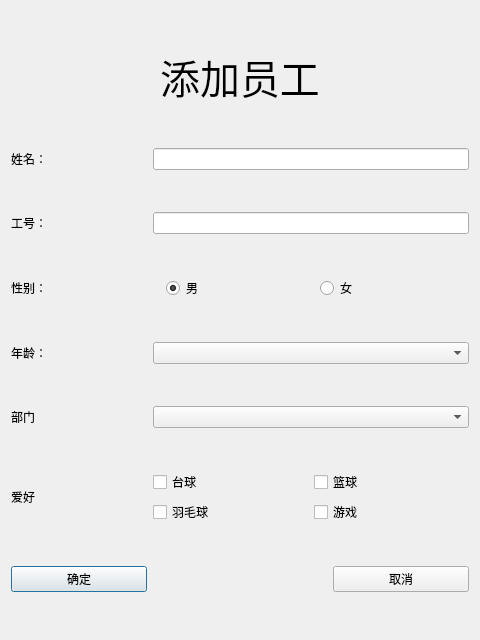
<?xml version="1.0" encoding="UTF-8"?>
<ui version="4.0">
 <class>AddEmp</class>
 <widget class="QDialog" name="AddEmp">
  <property name="geometry">
   <rect>
    <x>0</x>
    <y>0</y>
    <width>480</width>
    <height>640</height>
   </rect>
  </property>
  <property name="windowTitle">
   <string>添加员工</string>
  </property>
  <layout class="QVBoxLayout" name="verticalLayout">
   <item>
    <widget class="QLabel" name="label">
     <property name="sizePolicy">
      <sizepolicy hsizetype="Preferred" vsizetype="Fixed">
       <horstretch>0</horstretch>
       <verstretch>0</verstretch>
      </sizepolicy>
     </property>
     <property name="font">
      <font>
       <family>微软雅黑</family>
       <pointsize>30</pointsize>
      </font>
     </property>
     <property name="text">
      <string>添加员工</string>
     </property>
     <property name="alignment">
      <set>Qt::AlignCenter</set>
     </property>
    </widget>
   </item>
   <item>
    <layout class="QHBoxLayout" name="horizontalLayout" stretch="3,7">
     <item>
      <widget class="QLabel" name="label_2">
       <property name="text">
        <string>姓名：</string>
       </property>
      </widget>
     </item>
     <item>
      <widget class="QLineEdit" name="leName">
       <property name="clearButtonEnabled">
        <bool>true</bool>
       </property>
      </widget>
     </item>
    </layout>
   </item>
   <item>
    <layout class="QHBoxLayout" name="horizontalLayout_2" stretch="3,7">
     <item>
      <widget class="QLabel" name="label_3">
       <property name="text">
        <string>工号：</string>
       </property>
      </widget>
     </item>
     <item>
      <widget class="QLineEdit" name="leId">
       <property name="clearButtonEnabled">
        <bool>true</bool>
       </property>
      </widget>
     </item>
    </layout>
   </item>
   <item>
    <layout class="QHBoxLayout" name="horizontalLayout_3" stretch="3,3,3">
     <item>
      <widget class="QLabel" name="label_4">
       <property name="text">
        <string>性别：</string>
       </property>
      </widget>
     </item>
     <item>
      <widget class="QRadioButton" name="rbMale">
       <property name="text">
        <string>男</string>
       </property>
       <property name="checked">
        <bool>true</bool>
       </property>
      </widget>
     </item>
     <item>
      <widget class="QRadioButton" name="rbFemale">
       <property name="text">
        <string>女</string>
       </property>
      </widget>
     </item>
    </layout>
   </item>
   <item>
    <layout class="QHBoxLayout" name="horizontalLayout_4" stretch="3,7">
     <item>
      <widget class="QLabel" name="label_5">
       <property name="text">
        <string>年龄：</string>
       </property>
      </widget>
     </item>
     <item>
      <widget class="QComboBox" name="cbbAge">
       <property name="editable">
        <bool>false</bool>
       </property>
       <property name="currentText">
        <string/>
       </property>
      </widget>
     </item>
    </layout>
   </item>
   <item>
    <layout class="QHBoxLayout" name="horizontalLayout_5" stretch="3,7">
     <item>
      <widget class="QLabel" name="label_6">
       <property name="text">
        <string>部门</string>
       </property>
      </widget>
     </item>
     <item>
      <widget class="QComboBox" name="cbbDept"/>
     </item>
    </layout>
   </item>
   <item>
    <layout class="QHBoxLayout" name="horizontalLayout_6" stretch="3,7">
     <item>
      <widget class="QLabel" name="label_7">
       <property name="text">
        <string>爱好</string>
       </property>
      </widget>
     </item>
     <item>
      <layout class="QGridLayout" name="gridLayout">
       <item row="0" column="0">
        <widget class="QCheckBox" name="cbPool">
         <property name="text">
          <string>台球</string>
         </property>
        </widget>
       </item>
       <item row="0" column="1">
        <widget class="QCheckBox" name="cbBasketball">
         <property name="text">
          <string>篮球</string>
         </property>
        </widget>
       </item>
       <item row="1" column="0">
        <widget class="QCheckBox" name="cbBadminton">
         <property name="text">
          <string>羽毛球</string>
         </property>
        </widget>
       </item>
       <item row="1" column="1">
        <widget class="QCheckBox" name="cbGame">
         <property name="text">
          <string>游戏</string>
         </property>
        </widget>
       </item>
      </layout>
     </item>
    </layout>
   </item>
   <item>
    <layout class="QHBoxLayout" name="horizontalLayout_7" stretch="3,4,3">
     <item>
      <widget class="QPushButton" name="btnConfirm">
       <property name="text">
        <string>确定</string>
       </property>
      </widget>
     </item>
     <item>
      <spacer name="horizontalSpacer">
       <property name="orientation">
        <enum>Qt::Horizontal</enum>
       </property>
       <property name="sizeHint" stdset="0">
        <size>
         <width>40</width>
         <height>20</height>
        </size>
       </property>
      </spacer>
     </item>
     <item>
      <widget class="QPushButton" name="btnCancel">
       <property name="text">
        <string>取消</string>
       </property>
      </widget>
     </item>
    </layout>
   </item>
  </layout>
 </widget>
 <resources/>
 <connections/>
</ui>
